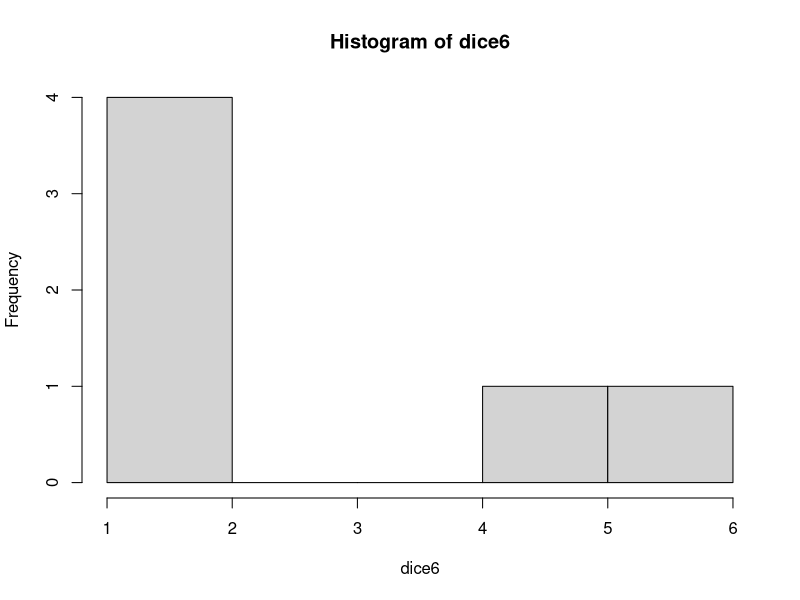
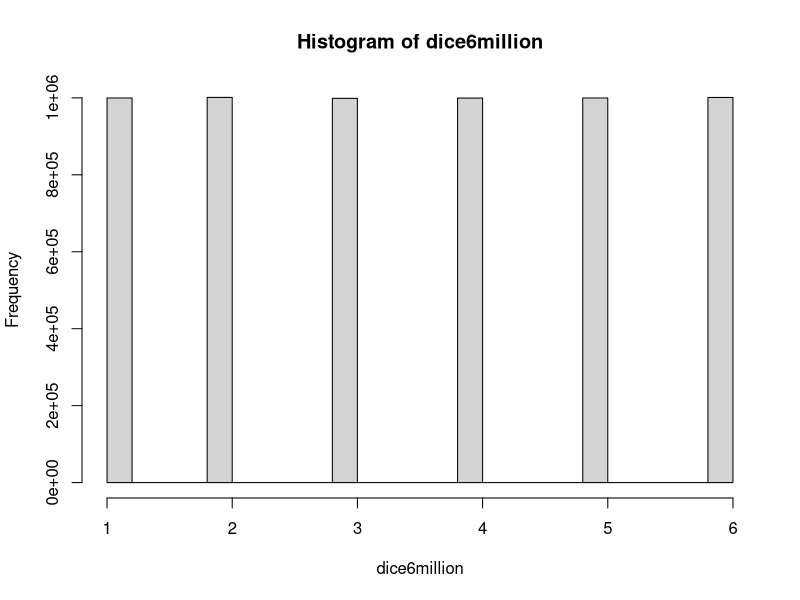
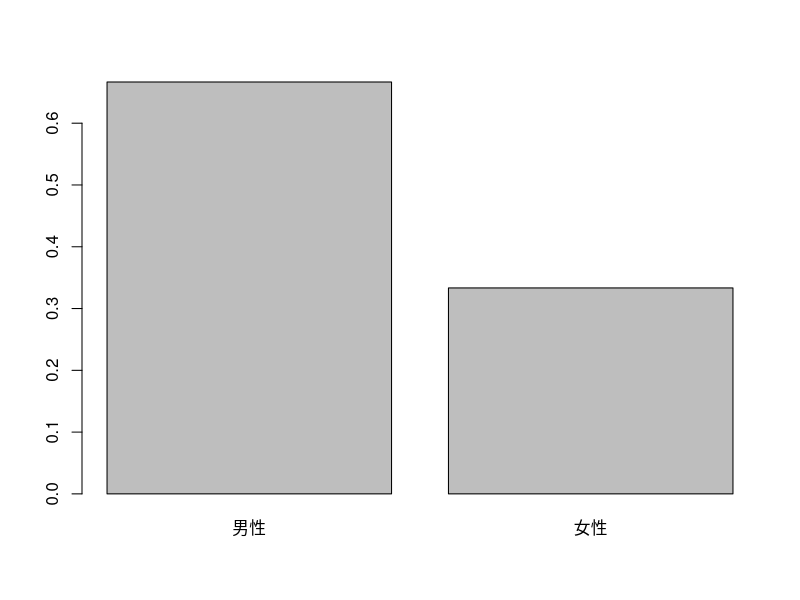
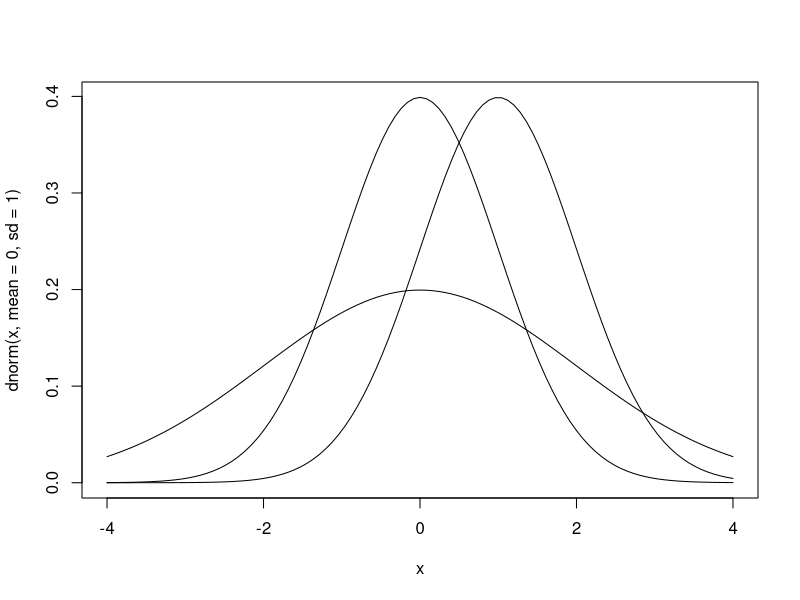
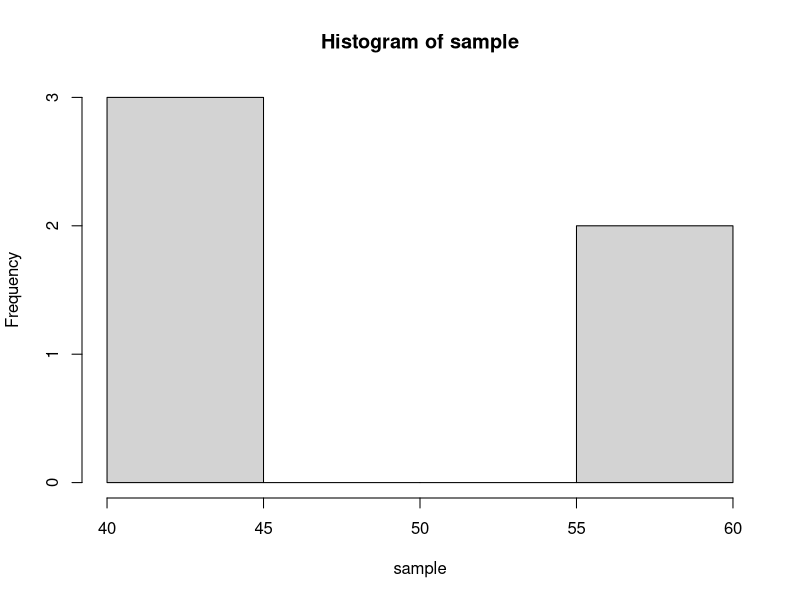
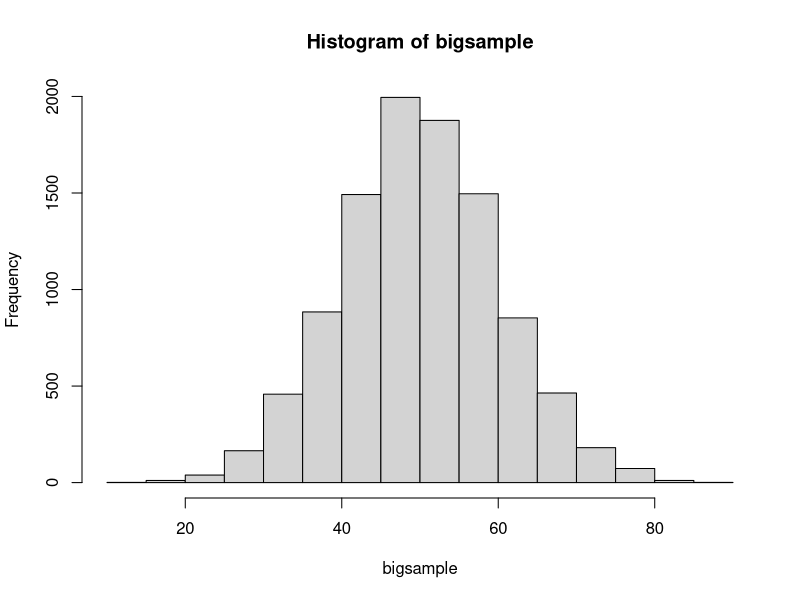
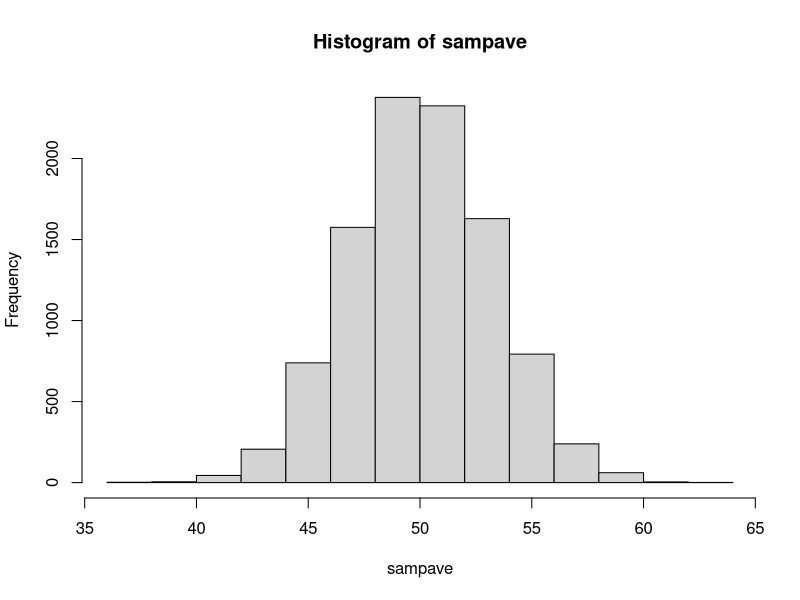
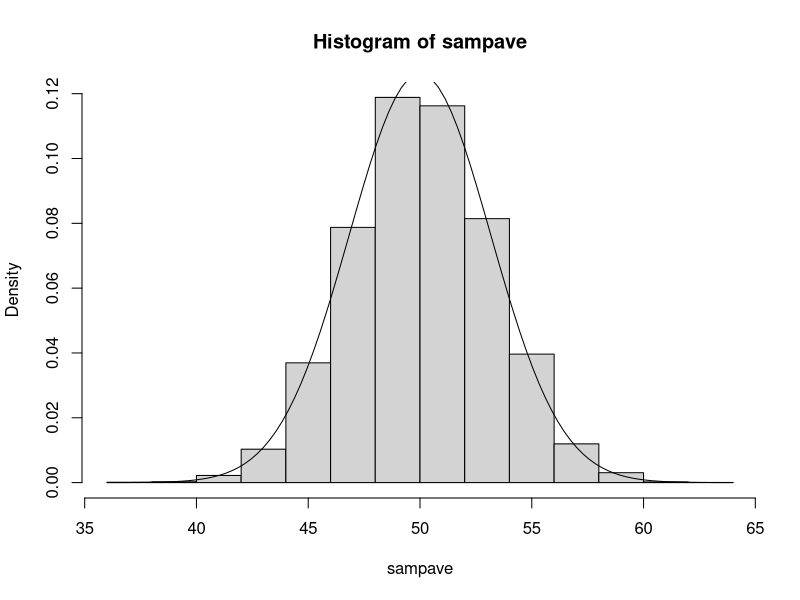

Source code (R) for these figures, in order:
#第4章 母集団と標本

#4.3 点推定
height <- c(165.2,175.9,161.7,174.2,172.1,163.3,170.9,170.6,168.4,171.3)
mean(height)
var(height)

#4.4.3 確率分布
dice6 <- ceiling(runif(n=6,min=0,max=6))
table(dice6)
hist(dice6)
dice6million <- ceiling(runif(n=6000000,min=0,max=6))
table(dice6million)
hist(dice6million)

#4.4.4 母集団分布
barplot(c(2/3,1/3),names.arg=c("男性","女性"))

#4.4.5 正規分布
curve(dnorm(x,mean=0,sd=1),from=-4,to=4)
curve(dnorm(x,mean=1,sd=1),add=TRUE)
curve(dnorm(x,mean=0,sd=2),add=TRUE)

#4.4.7 正規母集団から単純無作為抽出を行う
rnorm(n=5,mean=50,sd=10)
sample <- rnorm(n=5,mean=50,sd=10)
hist(sample)
bigsample <- rnorm(n=10000,mean=50,sd=10)
hist(bigsample)

#4.5.3 正規母集団の母平均の推定
sample <- rnorm(n=10,mean=50,sd=10)
sample
mean(sample)

#4.5.4  標本平均を求める
sampave <- numeric(length=10000)
for(i in 1:10000){
  sample <- rnorm(n=10,mean=50,sd=10)
  sampave[i] <- mean(sample)
}
hist(sampave)
errunder5 <- ifelse(abs(sampave-50)<=5,1,0)
table(errunder5)
hist(sampave,freq=FALSE)
curve(dnorm(x,mean=50,sd=sqrt(10)),add=TRUE)

#4.5.6 標準誤差
sampave <- numeric(length=10000)
for(i in 1:10000){
  sample <- rnorm(n=100,mean=50,sd=10)
  sampave[i] <- mean(sample)
}
var(sampave)
hist(sampave)

#4.6.1 標本分散と不偏分散の標本分布
sampval <- numeric(length=10000)
unval <- numeric(length=10000)
for(i in 1:10000){
  sample <- rnorm(n=100,mean=50,sd=10)
  sampval[i] <- mean((sample-mean(sample))^2)
  unval[i] <- var(sample)
}
mean(sampval)
mean(unval)
sd(sampval)
sd(unval)
hist(sampval,breaks=seq(0,500,10))
hist(unval,breaks=seq(0,500,10))

#練習問題

#(1)
sampave=numeric(length=5000)
for(i in 1:5000){
  sample <- rnorm(n=20,mean=50,sd=10)
  sampave[i] <- mean(sample)
}
hist(sampave,freq=FALSE)
curve(dnorm(x,mean=50,sd=sqrt(100/20)),add=TRUE)

#(2)
curve(dnorm(x,mean=0,sd=sqrt(1/25)))
a <- c(1,4,9,16)
for(i in a){
  curve(dnorm(x,mean=0,sd=sqrt(1/i)),add=TRUE)
}
